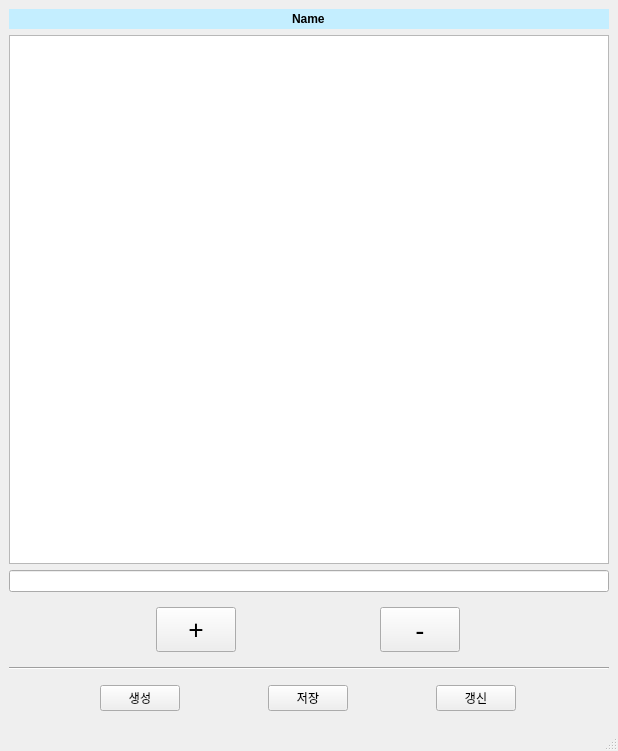
<?xml version="1.0" encoding="UTF-8"?>
<ui version="4.0">
 <class>MainWindow</class>
 <widget class="QMainWindow" name="MainWindow">
  <property name="geometry">
   <rect>
    <x>0</x>
    <y>0</y>
    <width>618</width>
    <height>751</height>
   </rect>
  </property>
  <property name="windowTitle">
   <string>종목 그룹</string>
  </property>
  <widget class="QWidget" name="centralwidget">
   <layout class="QVBoxLayout" name="verticalLayout_2">
    <item>
     <widget class="QLineEdit" name="GroupName_Input">
      <property name="palette">
       <palette>
        <active>
         <colorrole role="Base">
          <brush brushstyle="SolidPattern">
           <color alpha="255">
            <red>196</red>
            <green>238</green>
            <blue>255</blue>
           </color>
          </brush>
         </colorrole>
         <colorrole role="Window">
          <brush brushstyle="SolidPattern">
           <color alpha="255">
            <red>184</red>
            <green>184</green>
            <blue>184</blue>
           </color>
          </brush>
         </colorrole>
        </active>
        <inactive>
         <colorrole role="Base">
          <brush brushstyle="SolidPattern">
           <color alpha="255">
            <red>196</red>
            <green>238</green>
            <blue>255</blue>
           </color>
          </brush>
         </colorrole>
         <colorrole role="Window">
          <brush brushstyle="SolidPattern">
           <color alpha="255">
            <red>184</red>
            <green>184</green>
            <blue>184</blue>
           </color>
          </brush>
         </colorrole>
        </inactive>
        <disabled>
         <colorrole role="Base">
          <brush brushstyle="SolidPattern">
           <color alpha="255">
            <red>184</red>
            <green>184</green>
            <blue>184</blue>
           </color>
          </brush>
         </colorrole>
         <colorrole role="Window">
          <brush brushstyle="SolidPattern">
           <color alpha="255">
            <red>184</red>
            <green>184</green>
            <blue>184</blue>
           </color>
          </brush>
         </colorrole>
        </disabled>
       </palette>
      </property>
      <property name="font">
       <font>
        <weight>75</weight>
        <bold>true</bold>
       </font>
      </property>
      <property name="text">
       <string>Name</string>
      </property>
      <property name="frame">
       <bool>false</bool>
      </property>
      <property name="alignment">
       <set>Qt::AlignCenter</set>
      </property>
      <property name="dragEnabled">
       <bool>true</bool>
      </property>
     </widget>
    </item>
    <item>
     <widget class="QTableWidget" name="tableWidget">
      <property name="editTriggers">
       <set>QAbstractItemView::AllEditTriggers</set>
      </property>
      <property name="dragEnabled">
       <bool>true</bool>
      </property>
      <property name="dragDropOverwriteMode">
       <bool>false</bool>
      </property>
      <property name="dragDropMode">
       <enum>QAbstractItemView::DragOnly</enum>
      </property>
      <property name="defaultDropAction">
       <enum>Qt::IgnoreAction</enum>
      </property>
      <property name="selectionMode">
       <enum>QAbstractItemView::ExtendedSelection</enum>
      </property>
      <property name="selectionBehavior">
       <enum>QAbstractItemView::SelectItems</enum>
      </property>
      <attribute name="horizontalHeaderCascadingSectionResizes">
       <bool>false</bool>
      </attribute>
      <attribute name="horizontalHeaderStretchLastSection">
       <bool>true</bool>
      </attribute>
     </widget>
    </item>
    <item>
     <widget class="QLineEdit" name="RowEdit"/>
    </item>
    <item>
     <widget class="QWidget" name="horizontalWidget" native="true">
      <property name="minimumSize">
       <size>
        <width>0</width>
        <height>20</height>
       </size>
      </property>
      <layout class="QHBoxLayout" name="horizontalLayout_2">
       <item>
        <widget class="QPushButton" name="AddItemBtn">
         <property name="sizePolicy">
          <sizepolicy hsizetype="Fixed" vsizetype="Fixed">
           <horstretch>0</horstretch>
           <verstretch>0</verstretch>
          </sizepolicy>
         </property>
         <property name="font">
          <font>
           <family>Arial Black</family>
           <pointsize>20</pointsize>
           <weight>50</weight>
           <bold>false</bold>
           <strikeout>false</strikeout>
           <stylestrategy>PreferAntialias</stylestrategy>
          </font>
         </property>
         <property name="text">
          <string>+</string>
         </property>
         <property name="iconSize">
          <size>
           <width>16</width>
           <height>16</height>
          </size>
         </property>
         <property name="autoDefault">
          <bool>false</bool>
         </property>
         <property name="default">
          <bool>false</bool>
         </property>
         <property name="flat">
          <bool>false</bool>
         </property>
        </widget>
       </item>
       <item>
        <widget class="QPushButton" name="RemoveItemBtn">
         <property name="sizePolicy">
          <sizepolicy hsizetype="Fixed" vsizetype="Fixed">
           <horstretch>0</horstretch>
           <verstretch>0</verstretch>
          </sizepolicy>
         </property>
         <property name="font">
          <font>
           <family>Arial Black</family>
           <pointsize>20</pointsize>
           <weight>50</weight>
           <bold>false</bold>
           <strikeout>false</strikeout>
           <stylestrategy>PreferAntialias</stylestrategy>
          </font>
         </property>
         <property name="text">
          <string>-</string>
         </property>
         <property name="iconSize">
          <size>
           <width>16</width>
           <height>16</height>
          </size>
         </property>
         <property name="autoDefault">
          <bool>false</bool>
         </property>
         <property name="default">
          <bool>false</bool>
         </property>
         <property name="flat">
          <bool>false</bool>
         </property>
        </widget>
       </item>
      </layout>
     </widget>
    </item>
    <item>
     <widget class="Line" name="line">
      <property name="orientation">
       <enum>Qt::Horizontal</enum>
      </property>
     </widget>
    </item>
    <item>
     <widget class="QWidget" name="horizontalWidget" native="true">
      <property name="minimumSize">
       <size>
        <width>0</width>
        <height>30</height>
       </size>
      </property>
      <layout class="QHBoxLayout" name="horizontalLayout">
       <item>
        <widget class="QPushButton" name="CreateGroupBtn">
         <property name="sizePolicy">
          <sizepolicy hsizetype="Fixed" vsizetype="Fixed">
           <horstretch>0</horstretch>
           <verstretch>0</verstretch>
          </sizepolicy>
         </property>
         <property name="text">
          <string>생성</string>
         </property>
        </widget>
       </item>
       <item>
        <widget class="QPushButton" name="SaveGroupBtn">
         <property name="sizePolicy">
          <sizepolicy hsizetype="Fixed" vsizetype="Fixed">
           <horstretch>0</horstretch>
           <verstretch>0</verstretch>
          </sizepolicy>
         </property>
         <property name="text">
          <string>저장</string>
         </property>
        </widget>
       </item>
       <item>
        <widget class="QPushButton" name="UpdateGroupBtn">
         <property name="sizePolicy">
          <sizepolicy hsizetype="Fixed" vsizetype="Fixed">
           <horstretch>0</horstretch>
           <verstretch>0</verstretch>
          </sizepolicy>
         </property>
         <property name="text">
          <string>갱신</string>
         </property>
        </widget>
       </item>
      </layout>
     </widget>
    </item>
   </layout>
  </widget>
  <widget class="QMenuBar" name="menubar">
   <property name="geometry">
    <rect>
     <x>0</x>
     <y>0</y>
     <width>618</width>
     <height>21</height>
    </rect>
   </property>
  </widget>
  <widget class="QStatusBar" name="statusbar"/>
 </widget>
 <resources/>
 <connections/>
</ui>
